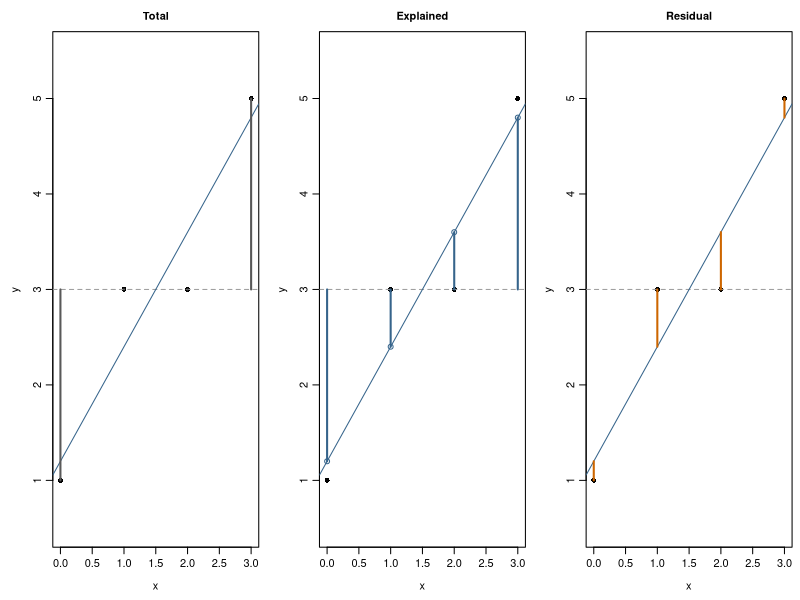

Source code (R):
## ---- chunk 1
x <- c(0, 1, 2, 3)
y <- c(1, 3, 3, 5)

fit <- lm(y ~ x)
summary(fit)
## ---- chunk 2
anova(fit)
## ---- chunk 3
ybar <- mean(y)
yhat <- fitted(fit)
e <- resid(fit)

SST <- sum((y - ybar)^2)
SSE <- sum(e^2)
SSR <- sum((yhat - ybar)^2)

c(SST = SST, SSR = SSR, SSE = SSE)
SST - SSR - SSE
## ---- chunk 4
#| label: fig-anova-variation
#| fig-cap: "Total deviations from the sample mean, explained deviations of fitted values from the mean, and residual deviations from the fitted line. SST = SSR + SSE holds after summing across observations; it is not a point-by-point identity between squared deviations."
#| fig-width: 7
#| fig-height: 3.2
par(mfrow = c(1, 3), mar = c(4, 4, 2.4, 0.6),
    mgp = c(2.4, 0.7, 0))
for (component in c("Total", "Explained", "Residual")) {
  plot(x, y, pch = 16, ylim = c(0.5, 5.5), xlab = "x", ylab = "y",
       main = component, cex.main = 1)
  abline(h = ybar, col = "gray60", lty = 2)
  abline(fit, col = "steelblue4")
  if (component == "Total") {
    segments(x, ybar, x, y, col = "gray35", lwd = 2)
  } else if (component == "Explained") {
    segments(x, ybar, x, yhat, col = "steelblue4", lwd = 2)
    points(x, yhat, pch = 1, col = "steelblue4")
  } else {
    segments(x, yhat, x, y, col = "darkorange3", lwd = 2)
  }
}
par(mfrow = c(1, 1))
## ---- chunk 5
R2 <- SSR / SST
R2
summary(fit)$r.squared
summary(fit)$adj.r.squared
pf(18, df1 = 1, df2 = 2, lower.tail = FALSE)
## ---- chunk 6
dat <- data.frame(
  y = c(4, 5, 7, 10, 8, 12, 13, 14),
  x1 = c(1, 2, 3, 4, 5, 6, 7, 8),
  x2 = c(2, 1, 3, 2, 5, 4, 6, 5)
)

fit_reduced <- lm(y ~ x1, data = dat)
fit_full <- lm(y ~ x1 + x2, data = dat)

anova(fit_reduced, fit_full)
## ---- chunk 7
summary(fit_reduced)
summary(fit_full)
